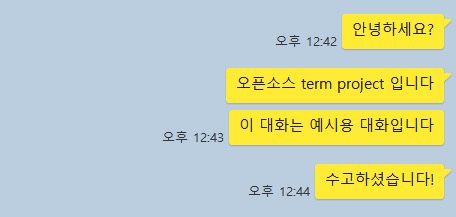
#> input picture image.jpg, 456 x 217 px
$ python image_to_text.py image.jpg
#> lines starting #> are read from the running program, lines starting #| are printed output that depends on the picture; after the words box and inside, x2 and y2 are one past the last pixel; in counts of white or black regions, pixels touching at a corner belong together
'''The MIT License (MIT)

Copyright (c) 2017 Dhanushka Dangampola

Permission is hereby granted, free of charge, to any person obtaining a copy
of this software and associated documentation files (the "Software"), to deal
in the Software without restriction, including without limitation the rights
to use, copy, modify, merge, publish, distribute, sublicense, and/or sell
copies of the Software, and to permit persons to whom the Software is
furnished to do so, subject to the following conditions:

The above copyright notice and this permission notice shall be included in
all copies or substantial portions of the Software.

THE SOFTWARE IS PROVIDED "AS IS", WITHOUT WARRANTY OF ANY KIND, EXPRESS OR
IMPLIED, INCLUDING BUT NOT LIMITED TO THE WARRANTIES OF MERCHANTABILITY,
FITNESS FOR A PARTICULAR PURPOSE AND NONINFRINGEMENT. IN NO EVENT SHALL THE
AUTHORS OR COPYRIGHT HOLDERS BE LIABLE FOR ANY CLAIM, DAMAGES OR OTHER
LIABILITY, WHETHER IN AN ACTION OF CONTRACT, TORT OR OTHERWISE, ARISING FROM,
OUT OF OR IN CONNECTION WITH THE SOFTWARE OR THE USE OR OTHER DEALINGS IN
THE SOFTWARE.
'''
import cv2
import numpy as np
import pytesseract
import os
import sys

# Tesseract 경로 설정(사용자 마다 다름)
pytesseract.pytesseract.tesseract_cmd = r'C:\Program Files\Tesseract-OCR\tesseract.exe'

# 'crops' 폴더 생성 (이미 존재하면 무시)
if not os.path.exists('crops'):
    os.makedirs('crops')

# 이미지 로드
image_file = sys.argv[1]
rgb = cv2.imread(image_file)
#> rgb is the input picture: shape (217, 456, 3); mean B, G, R 182.4, 208.2, 197.9
if rgb is None:
    print("NO image")
    sys.exit(1)
small = cv2.cvtColor(rgb, cv2.COLOR_BGR2GRAY)
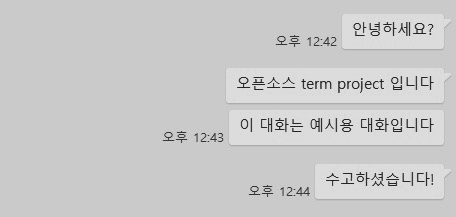
#> small: shape (217, 456); min 24, max 231, mean 202.1

# 모폴로지 그라디언트
kernel = cv2.getStructuringElement(cv2.MORPH_ELLIPSE, (3, 3))
grad = cv2.morphologyEx(small, cv2.MORPH_GRADIENT, kernel)
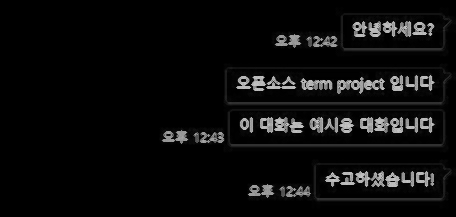
#> grad: shape (217, 456); min 0, max 202, mean 11.9

# 이진화 (이진화 + Otsu thresholding)
_, bw = cv2.threshold(grad, 0.0, 255.0, cv2.THRESH_BINARY | cv2.THRESH_OTSU)
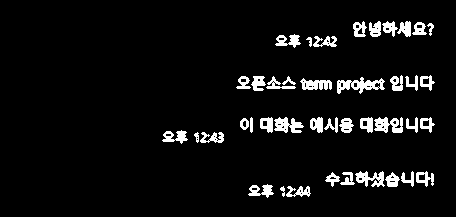
#> bw: shape (217, 456); 5.8% white; 41 white regions, largest, box (x1, y1, x2, y2) and area: (337, 77, 385, 94) 398, (374, 117, 403, 133) 307, (274, 117, 304, 133) 289

# 커넥션 클로징 (텍스트 연결을 강화)
kernel = cv2.getStructuringElement(cv2.MORPH_RECT, (9, 1))
connected = cv2.morphologyEx(bw, cv2.MORPH_CLOSE, kernel)
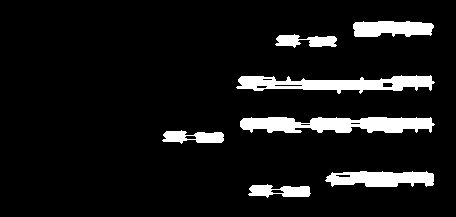
#> connected: shape (217, 456); 8.6% white; 7 white regions

# 외곽선 찾기
contours, hierarchy = cv2.findContours(connected.copy(), cv2.RETR_EXTERNAL, cv2.CHAIN_APPROX_NONE)
#> contours = 7 contours; box (x1, y1, x2, y2) and area: (240, 117, 435, 133) 2172, (236, 75, 435, 94) 1956, (325, 171, 434, 187) 1241, (353, 21, 434, 37) 975, (248, 184, 311, 198) 522, (162, 130, 224, 144) 516, (275, 34, 337, 48) 452

# 마스크 생성
mask = np.zeros(bw.shape, dtype=np.uint8)

# 크롭된 영역을 텍스트로 인식하기 위한 처리
index = 0  # 크롭된 이미지 번호
for idx in range(len(contours)):
    x, y, w, h = cv2.boundingRect(contours[idx])
    mask[y:y+h, x:x+w] = 0
    cv2.drawContours(mask, contours, idx, (255, 255, 255), -1)
    r = float(cv2.countNonZero(mask[y:y+h, x:x+w])) / (w * h)

    padding = 8
    # 텍스트 영역으로 판단될 조건
    if r > 0.45 and w > 8 and h > 8:
        # 여백 추가된 크롭 영역 계산
        # 여백 추가된 크롭 영역 계산
        x_pad = max(0, x - padding)  # 왼쪽 경계
        y_pad = max(0, y - padding)  # 위쪽 경계
        x2_pad = min(rgb.shape[1], x + w + padding)  # 오른쪽 경계
        y2_pad = min(rgb.shape[0], y + h + padding)  # 아래쪽 경계

# 여백을 추가한 크롭된 이미지 저장
        cropped = rgb[y_pad:y2_pad, x_pad:x2_pad]


        # 크롭된 이미지 저장 (crops 폴더에 저장)
        crop_gray = cv2.cvtColor(cropped, cv2.COLOR_BGR2GRAY)


        _, crop_bin = cv2.threshold(crop_gray, 0, 255, cv2.THRESH_BINARY + cv2.THRESH_OTSU)


        resized = cv2.resize(crop_bin, None, fx=2.5, fy=2.5, interpolation=cv2.INTER_CUBIC)


        cropped_filename = f"crops/cropped_{index}.jpg"
        cv2.imwrite(cropped_filename, resized)

        # 텍스트 인식
        custom_config = r'--oem 3 --psm 8'
#> (the run stopped early here; a loop or call above may not have finished)
